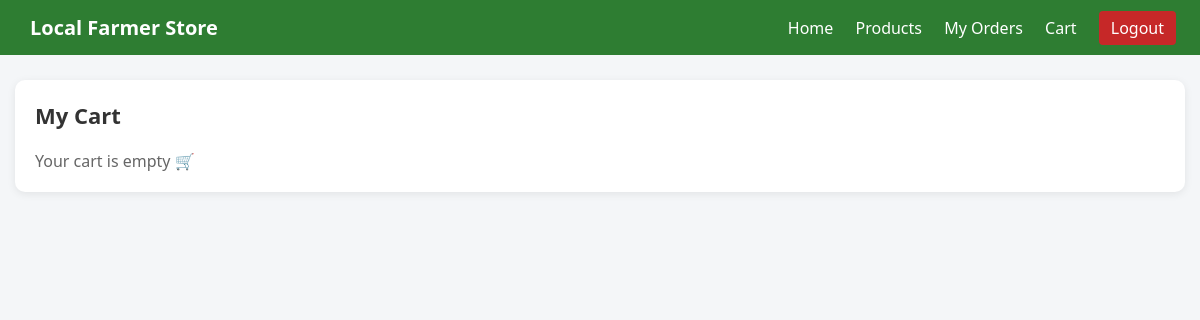
Before: /cart (signed in) with the older database file.
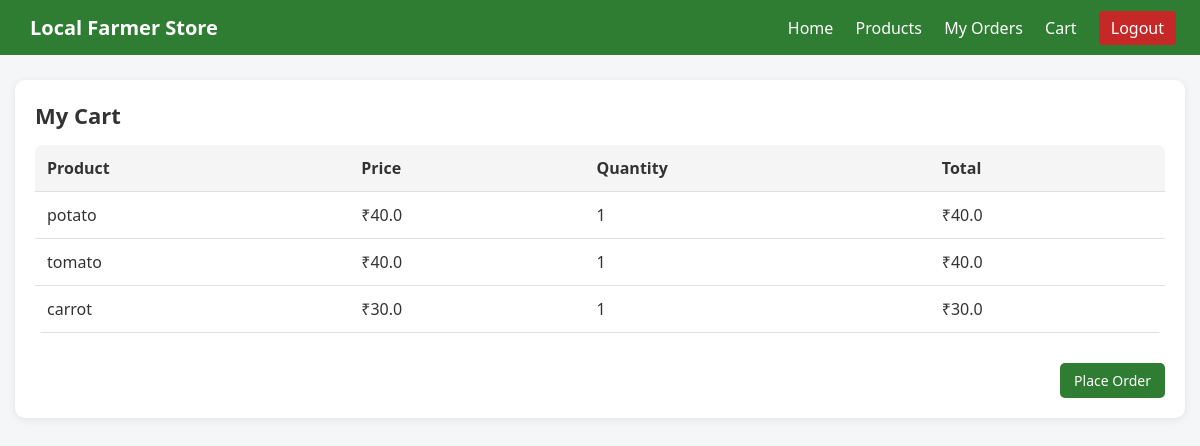
After: the same page with the newer database file.
### tables this page shows
CREATE TABLE cart (
    id INTEGER PRIMARY KEY AUTOINCREMENT,
    user_id INTEGER,
    product_id INTEGER,
    quantity INTEGER,
    FOREIGN KEY (user_id) REFERENCES users(id),
    FOREIGN KEY (product_id) REFERENCES products(id)
);

CREATE TABLE products (
    id INTEGER PRIMARY KEY AUTOINCREMENT,
    name TEXT,
    price REAL,
    quantity INTEGER,
    farmer_id INTEGER
, image TEXT);

### app.py (the view)
@app.route("/cart")
def view_cart():
    user_id = session.get("user_id")
    if not user_id:
        return redirect(url_for("login"))
    db = get_db()
    cart_items = db.execute("""
        SELECT cart.id, products.name, products.price, cart.quantity
        FROM cart
        JOIN products ON cart.product_id = products.id
        WHERE cart.user_id = ?
    """, (user_id,)).fetchall()
    return render_template("cart.html", cart_items=cart_items)

### app.py (called while the page is built)
def get_db():
    conn = sqlite3.connect("store.db")
    conn.row_factory = sqlite3.Row
    return conn

### templates/cart.html
{% extends "layout.html" %}
{% block content %}
<div class="page-box">
  <h2> My Cart</h2>
  {% if cart_items %}
    <table class="data-table">
      <thead>
        <tr>
          <th>Product</th>
          <th>Price</th>
          <th>Quantity</th>
          <th>Total</th>
        </tr>
      </thead>
      <tbody>
        {% for item in cart_items %}
        <tr>
          <td>{{ item.name }}</td>
          <td>₹{{ item.price }}</td>
          <td>{{ item.quantity }}</td>
          <td>₹{{ item.price * item.quantity }}</td>
        </tr>
        {% endfor %}
      </tbody>
    </table>
    <div class="cart-actions">
      <a href="{{ url_for('place_order') }}" class="btn">
        Place Order
      </a>
    </div>
  {% else %}
    <p class="empty-text">Your cart is empty 🛒</p>
  {% endif %}
</div>
{% endblock %}

Changed rows visible on the page:
added cart: name "potato", price "40.0", quantity "1", item.price*item.quantity "40.0"
added cart: name "tomato", price "40.0", quantity "1", item.price*item.quantity "40.0"
added cart: name "carrot", price "30.0", quantity "1", item.price*item.quantity "30.0"
Other visible differences:
text no longer shown: "Your cart is empty 🛒"
text now shown: "Product Price Quantity Total Place Order"
